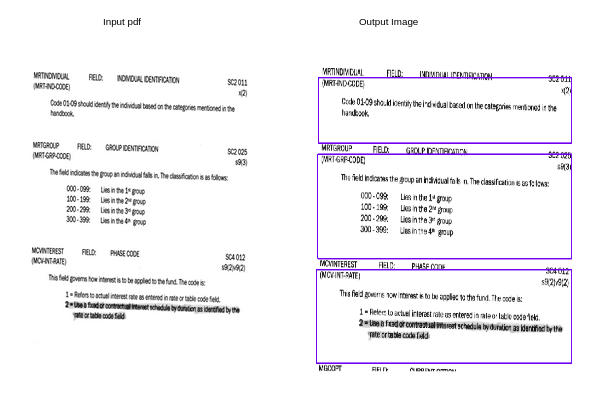
#> input picture sample.png, 615 x 416 px, given in place of data_sample_page-0001.jpg, which was not available
$ python boarderless_table_detection.py   (older library calls are emulated)
#> lines starting #> are read from the running program, lines starting #| are printed output that depends on the picture; after the words box and inside, x2 and y2 are one past the last pixel; in counts of white or black regions, pixels touching at a corner belong together; pictures that were not available may be replaced by others from this repository, and a replacement may not be noted
import os
import cv2
import pytesseract
import pandas as pd

# This only works if there's only one table on a page
# Important parameters:
#  - morph_size
#  - min_text_height_limit
#  - max_text_height_limit
#  - cell_threshold
#  - min_columns


def pre_process_image(img, save_in_file, morph_size=(12, 5)):

    # get rid of the color
    pre = cv2.cvtColor(img, cv2.COLOR_BGR2GRAY)
    # Otsu threshold
    pre = cv2.threshold(pre, 250, 255, cv2.THRESH_BINARY | cv2.THRESH_OTSU)[1]
    # dilate the text to make it solid spot
    cpy = pre.copy()
    struct = cv2.getStructuringElement(cv2.MORPH_RECT, morph_size)
    cpy = cv2.dilate(~cpy, struct, anchor=(-1, -1), iterations=1)
    pre = ~cpy
    # print("pre >> ",pre)
    if save_in_file is not None:
        cv2.imwrite(save_in_file, pre)
    return pre


def find_text_boxes(pre, min_text_height_limit=10, max_text_height_limit=40):
    # Looking for the text spots contours
    # OpenCV 3
    # img, contours, hierarchy = cv2.findContours(pre, cv2.RETR_LIST, cv2.CHAIN_APPROX_SIMPLE)
    # OpenCV 4
    contours, hierarchy = cv2.findContours(pre, cv2.RETR_LIST, cv2.CHAIN_APPROX_SIMPLE)

    # Getting the texts bounding boxes based on the text size assumptions
    boxes = []
    for contour in contours:
        # print("contour >> ",contour)
        box = cv2.boundingRect(contour)
        # print("box >>> ",box)
        h = box[3]

        if min_text_height_limit < h < max_text_height_limit:
            boxes.append(box)
    # print("boxes >> ",boxes)
    return boxes


def find_table_in_boxes(boxes, cell_threshold=10, min_columns=1):
    rows = {}
    cols = {}

    # Clustering the bounding boxes by their positions
    for box in boxes:
        (x, y, w, h) = box
        col_key = x // cell_threshold
        row_key = y // cell_threshold
        cols[row_key] = [box] if col_key not in cols else cols[col_key] + [box]
        rows[row_key] = [box] if row_key not in rows else rows[row_key] + [box]

    table_cells = list(filter(lambda r: len(r) >= min_columns, rows.values()))
    table_cells = [list(sorted(tb)) for tb in table_cells]
    table_cells = list(sorted(table_cells, key=lambda r: r[0][1]))
    table_cells = list(sorted(table_cells, key=lambda r: r[0][0]>= 300))
    return table_cells


def build_lines(table_cells):
    if table_cells is None or len(table_cells) <= 0:
        return [], []

    max_last_col_width_row = max(table_cells, key=lambda b: b[-1][2])
    print("max_last_col_width_row >>>>> ",max_last_col_width_row)
    max_x = max_last_col_width_row[-1][0] + max_last_col_width_row[-1][2]

    max_last_row_height_box = max(table_cells[-1], key=lambda b: b[3])
    print("max_last_row_height_box >>>> ",max_last_row_height_box)
    max_y = max_last_row_height_box[1] + max_last_row_height_box[3]

    hor_lines = []
    ver_lines = []

    for box in table_cells:
        x = box[0][0]
        y = box[0][1]
        if x <= 300:
            hor_lines.append((x-5, y, max_x+5, y))

    for box in table_cells[0]:
        x = box[0]
        y = box[1]
        if x <= 300:
            ver_lines.append((x-3, y, x-8, max_y))

    (x, y, w, h) = table_cells[0][-1]
    ver_lines.append((max_x, y-5, max_x, max_y))
    (x, y, w, h) = table_cells[0][0]
    hor_lines.append((x-4, max_y, max_x, max_y))

    print("hor_lines : ",hor_lines)
    print("\n")
    print("ver_lines : ",ver_lines)
    return hor_lines, ver_lines

def boundary_box(hor_line):
    x1 = hor_line[1]
    y = []
    for each_line in hor_line[1:]:
        z = []
        x2 = each_line
        hight_check = int(x2[1]) - int(x1[1])
        if hight_check >= 50:
            z.append(x1)
            z.append(x2)
        if len(z)!=0:
            y.append(z)

        x1 = x2

    return y

if __name__ == "__main__":
    in_file = os.path.join("data", "/home/oem/manna/Assignments/assignment_1/data_sample_page-0001.jpg")
    pre_file = os.path.join("data", "/home/oem/manna/Assignments/assignment_1/output/pre_data_sample_page-0001.png")
    out_file = os.path.join("data", "/home/oem/manna/Assignments/assignment_1/output/out_data_sample_page-0001.png")

    img = cv2.imread(os.path.join(in_file))
#> img is the input picture: shape (416, 615, 3); mean B, G, R 246, 243.3, 244.6

    pre_processed = pre_process_image(img, pre_file)
#> in pre_process_image, `pre = cv2.cvtColor(img, cv2.COLOR_BGR2GRAY)`:
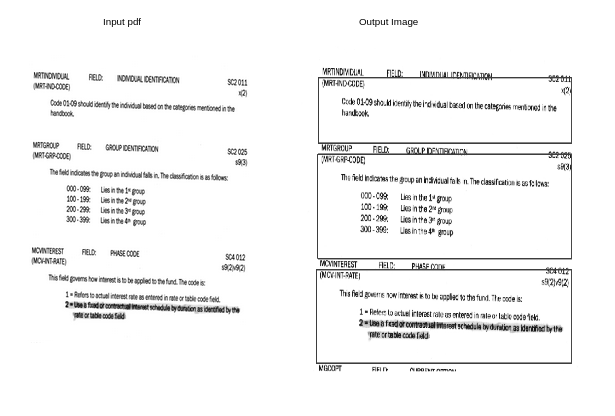
#> pre: shape (416, 615); min 0, max 255, mean 244
#> in pre_process_image, `pre = cv2.threshold(pre, 250, 255, cv2.THRESH_BINARY | cv2.THRESH_OTSU..`:
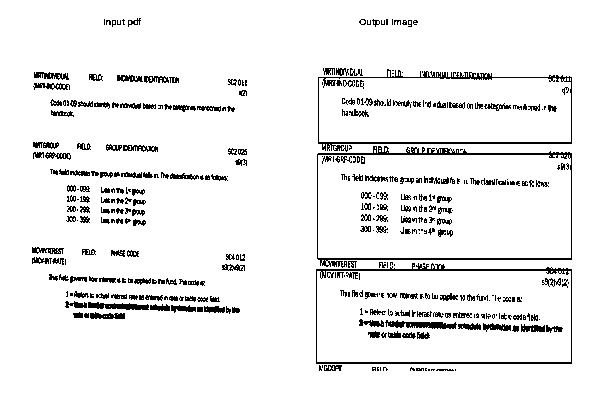
#> pre: shape (416, 615); 93.4% white; black in thin lines or dots, all inside (x1, y1, x2, y2) = (32, 18, 572, 371)
#> in pre_process_image, `cpy = cv2.dilate(~cpy, struct, anchor=(-1, -1), iterations=1)`:
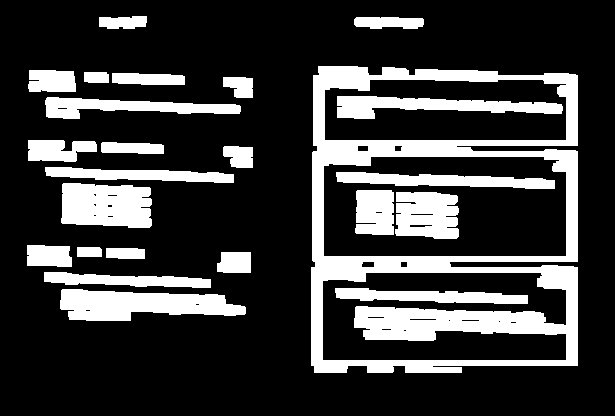
#> cpy: shape (416, 615); 23.1% white; 24 white regions, largest, box (x1, y1, x2, y2) and area: (311, 66, 578, 373) 25621, (60, 289, 246, 321) 4138, (61, 183, 152, 228) 3599
#> in pre_process_image, `pre = ~cpy`: pre: shape (416, 615); 76.9% white; 24 black regions
    text_boxes = find_text_boxes(pre_processed)
#> in find_text_boxes, `contours, hierarchy = cv2.findContours(pre, cv2.RETR_LIST, cv2.CHAIN_A..`: contours = 52 contours, 20 with area under 20; largest, box (x1, y1, x2, y2) and area: (0, 0, 615, 416) 254810, (310, 65, 579, 374) 79074, (324, 157, 566, 256) 23007, (323, 273, 566, 360) 14661, (325, 80, 566, 140) 13450
#> the loop in find_text_boxes, `for contour in contours: # print("contour >> ",contour)` made 52 passes
#> (box, h) on passes 4, 6, 11, 12, 13, 14, 16, 17, 18, 19, 20, 21: ((499, 321, 1, 1), 1), ((449, 320, 1, 1), 1), ((59, 288, 188, 34), 34), ((334, 287, 195, 18), 18), ((323, 273, 243, 87), 87), ((43, 271, 169, 18), 18), ((362, 262, 12, 5), 5), ((216, 251, 36, 23), 23), ((105, 247, 41, 13), 13), ((76, 246, 27, 12), 12), ((26, 244, 47, 24), 24), ((410, 225, 22, 2), 2)
#> (contour, box, h) on passes 1, 2, 3, 5, 7, 8: ([[404, 330], [405, 330]], (404, 330, 2, 1), 1), ([[382, 329], [390, 329]], (382, 329, 9, 1), 1), ([[511, 322], [515, 322]], (511, 322, 5, 1), 1), ([[462, 320], [478, 320]], (462, 320, 17, 1), 1), ([[410, 319], [435, 319]], (410, 319, 26, 1), 1), ([[368, 317], [383, 317]], (368, 317, 16, 1), 1)
#> after the loop in find_text_boxes, `for contour in contours:`: boxes = 20 items, first 6: (59, 288, 188, 34), (334, 287, 195, 18), (43, 271, 169, 18), (216, 251, 36, 23), (105, 247, 41, 13), (76, 246, 27, 12)
#> text_boxes has the same summary as boxes in find_text_boxes
    cells = find_table_in_boxes(text_boxes)
#> the loop in find_table_in_boxes, `for box in boxes:` made 20 passes
#> (x, y, w, h, col_key, row_key) on passes 1 to 12: (59, 288, 188, 34, 5, 28), (334, 287, 195, 18, 33, 28), (43, 271, 169, 18, 4, 27), (216, 251, 36, 23, 21, 25), (105, 247, 41, 13, 10, 24), (76, 246, 27, 12, 7, 24), (26, 244, 47, 24, 2, 24), (335, 171, 221, 19, 33, 17), (44, 166, 191, 18, 4, 16), (222, 145, 32, 24, 22, 14), (100, 141, 65, 14, 10, 14), (27, 139, 71, 24, 2, 13)
#> after the loop in find_table_in_boxes, `for box in boxes:`: cols = 12 items
#> cells = 12 items
    hor_lines, ver_lines = build_lines(cells)
#> in build_lines, `max_last_col_width_row = max(table_cells, key=lambda b: b[-1][2])`: max_last_col_width_row = [(44, 96, 198, 24), (336, 95, 228, 25)]
#| max_last_col_width_row >>>>>  [(44, 96, 198, 24), (336, 95, 228, 25)]
#> in build_lines, `max_x = max_last_col_width_row[-1][0] + max_last_col_width_row[-1][2]`: max_x = 564
#> in build_lines, `max_last_row_height_box = max(table_cells[-1], key=lambda b: b[3])`: max_last_row_height_box = (335, 171, 221, 19)
#| max_last_row_height_box >>>>  (335, 171, 221, 19)
#> in build_lines, `max_y = max_last_row_height_box[1] + max_last_row_height_box[3]`: max_y = 190
#> the loop in build_lines, `for box in table_cells:` made 12 passes
#> (box, x, y) on passes 1 to 10: ([(98, 15, 50, 15), (353, 16, 72, 14)], 98, 15), ([(27, 69, 50, 24)], 27, 69), ([(83, 71, 27, 13), (111, 72, 75, 14), (222, 76, 32, 23)], 83, 71), ([(44, 96, 198, 24), (336, 95, 228, 25)], 44, 96), ([(27, 139, 71, 24)], 27, 139), ([(100, 141, 65, 14), (222, 145, 32, 24)], 100, 141), ([(44, 166, 191, 18)], 44, 166), ([(26, 244, 47, 24), (76, 246, 27, 12), (105, 247, 41, 13)], 26, 244), ([(216, 251, 36, 23)], 216, 251), ([(43, 271, 169, 18)], 43, 271)
#> after the loop in build_lines, `for box in table_cells:`: hor_lines = [(93, 15, 569, 15), (22, 69, 569, 69), (78, 71, 569, 71), (39, 96, 569, 96), (22, 139, 569, 139), (95, 141, 569, 141), (39, 166, 569, 166), (21, 244, 569, 244), (211, 251, 569, 251), (38, 271, 569, 271), (54, 288, 569, 288)]
#> the loop in build_lines, `for box in table_cells[0]:` made 2 passes
#> (box, x, y) on passes 1 to 2: ((98, 15, 50, 15), 98, 15), ((353, 16, 72, 14), 353, 16)
#> after the loop in build_lines, `for box in table_cells[0]:`: ver_lines = [(95, 15, 90, 190)]
#> in build_lines, `(x, y, w, h) = table_cells[0][-1]`: w = 72; h = 14
#> in build_lines, `(x, y, w, h) = table_cells[0][0]`: x = 98; y = 15; w = 50; h = 15
#> (printed output is left out)
#| ver_lines :  [(95, 15, 90, 190), (564, 11, 564, 190)]
#> hor_lines = [(93, 15, 569, 15), (22, 69, 569, 69), (78, 71, 569, 71), (39, 96, 569, 96), (22, 139, 569, 139), (95, 141, 569, 141), (39, 166, 569, 166), (21, 244, 569, 244), (211, 251, 569, 251), (38, 271, 569, 271), (54, 288, 569, 288), (94, 190, 564, 190)]; ver_lines = [(95, 15, 90, 190), (564, 11, 564, 190)]
    boundary_box_coordinate = boundary_box(hor_lines)
#> in boundary_box, `x1 = hor_line[1]`: x1 = (22, 69, 569, 69)
#> the loop in boundary_box, `for each_line in hor_line[1:]:` made 11 passes
#> (hight_check, x1) on passes 1 to 11: (0, (22, 69, 569, 69)), (2, (78, 71, 569, 71)), (25, (39, 96, 569, 96)), (43, (22, 139, 569, 139)), (2, (95, 141, 569, 141)), (25, (39, 166, 569, 166)), (78, (21, 244, 569, 244)), (7, (211, 251, 569, 251)), (20, (38, 271, 569, 271)), (17, (54, 288, 569, 288)), (-98, (94, 190, 564, 190))
#> after the loop in boundary_box, `for each_line in hor_line[1:]:`: y = [[(39, 166, 569, 166), (21, 244, 569, 244)]]
#> boundary_box_coordinate = [[(39, 166, 569, 166), (21, 244, 569, 244)]]

    # Visualize the result
    vis = img.copy()
    Field_name = []
    Value = []
    des = []
    for i in boundary_box_coordinate:
        x1 = i[0][0]
        y1 = i[0][1]
        x2 = i[1][2]
        y2 = i[1][3]
        cv2.rectangle(vis, (x1, y1), (x2, y2), (255, 0, 0), 2)
        crop_img = vis[y1:y2, x1:x2]
#> (the run stopped early here; a loop or call above may not have finished)
